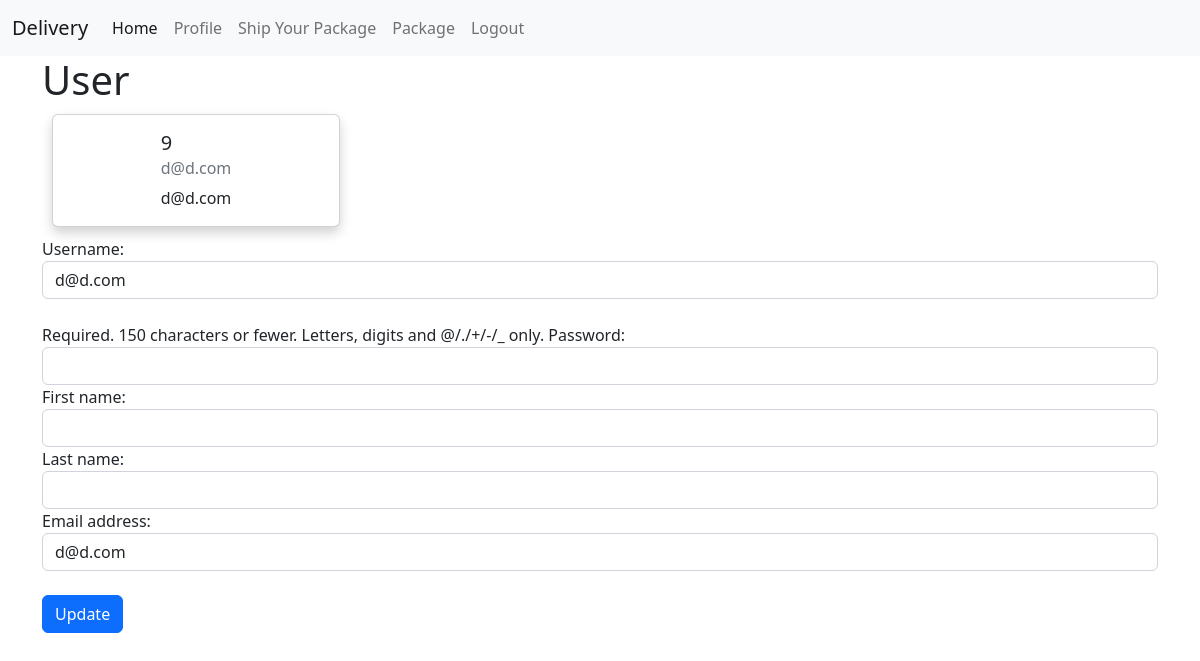
The page /user/9 on the database its author committed.
### Delivery/models.py (models this page shows)
class User(AbstractUser):
    pass

### Delivery/views.py (the view)
# urls.py: path("user/<int:id>", views.user, name="user"),
def user(request, id):
    user = User.objects.get(pk=id)
    form = UserForm(request.POST or None, instance=user)
    if form.is_valid():
        form.save()
        messages.success(request, 'User updated successfully')
        return HttpResponseRedirect(reverse("user", args=(user.id,)))
    return render(request, 'Delivery/user.html', {
        "user": user,
        "form": UserForm(instance=user)
    })

### Delivery/views.py
class UserForm(forms.ModelForm):
    class Meta:
        model = User
        fields = ['username', 'password', 'first_name', 'last_name', 'email']
        widgets = {
            'username': forms.TextInput(attrs={'class': 'form-control'}),
            'password': forms.PasswordInput(attrs={'class': 'form-control'}),
            'first_name': forms.TextInput(attrs={'class': 'form-control'}),
            'last_name': forms.TextInput(attrs={'class': 'form-control'}),
            'email': forms.TextInput(attrs={'class': 'form-control'}),
        }

### Delivery/templates/Delivery/user.html (shortened to what this page needs)
{% extends "Delivery/index.html" %}
{% block body %}
<div class="container">
    <div>
        <h1>User</h1>
    </div>
    {% if request.user.is_staff %}
        <div class="card" style="width: 18rem; margin: 10px;">
            <div class="card-body">
                <h5 class="card-title">{{user.id}}</h5>
                <h6 class="card-subtitle mb-2 text-muted">{{user.username}}</h6>
                <p class="card-text">{{user.email}}</p>
            </div>
            <button style="margin-bottom: 10px;" class="btn btn-primary" onclick="collapseUser()">Edit</button>
            <button class="btn btn-danger" onclick="deleteUser('{{user.id}}')">Delete</button>
            <form id="form-collapse" action="" method="post" style="display: none;">
                {% csrf_token %}
                {{form}}
                <br>
                <button name="edit" type="submit" class="btn btn-primary">Update</button>
            </form>
        </div>
    {% else %}
        <div class="card" style="width: 18rem; margin: 10px;">
            <div class="card-body">
                <h5 class="card-title
                ">{{user.id}}</h5>
                <h6 class="card-subtitle mb-2 text-muted">{{user.username}}</h6>
                <p class="card-text">{{user.email}}</p>
            </div>
        </div>
        <form action="" method="post">
            {{form}}
            <br>
            <button name="edit" type="submit" class="btn btn-primary">Update</button>
        </form>
    {% endif %}
{% endblock %}

### Delivery/static/Delivery/styles.css (style rules this page uses)
.card { display: flex; justify-content: center; align-items: center; width: 100%; margin: 0 auto; float: none; -webkit-box-shadow: 0 6px 12px rgba(0,0,0,.175); box-shadow: 0 6px 12px rgba(0,0,0,.175); -moz-tox-shadow: 0 6px 12px rgba(0,0,0,.175); }

### rows shown on the page
User: id "9", username "d@d.com", email "d@d.com"
